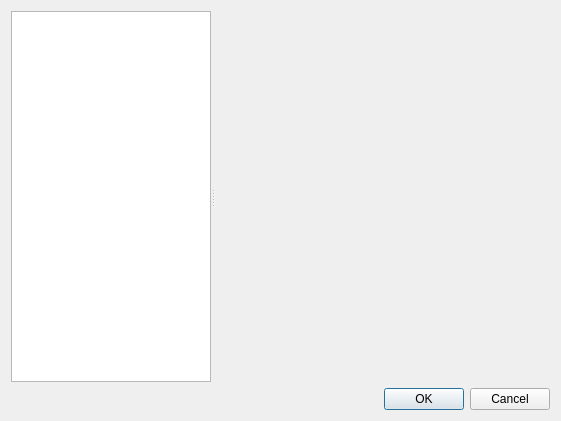
<?xml version="1.0" encoding="UTF-8"?>
<ui version="4.0">
 <class>SettingsDialog</class>
 <widget class="QDialog" name="SettingsDialog">
  <property name="geometry">
   <rect>
    <x>0</x>
    <y>0</y>
    <width>561</width>
    <height>421</height>
   </rect>
  </property>
  <property name="windowTitle">
   <string>Settings</string>
  </property>
  <layout class="QVBoxLayout" name="verticalLayout_2">
   <item>
    <layout class="QVBoxLayout" name="verticalLayout">
     <item>
      <widget class="QSplitter" name="splitter">
       <property name="orientation">
        <enum>Qt::Horizontal</enum>
       </property>
       <widget class="QTreeWidget" name="settings_tree">
        <property name="maximumSize">
         <size>
          <width>200</width>
          <height>16777215</height>
         </size>
        </property>
        <attribute name="headerVisible">
         <bool>false</bool>
        </attribute>
        <column>
         <property name="text">
          <string notr="true">1</string>
         </property>
        </column>
       </widget>
       <widget class="QWidget" name="settings_page" native="true">
        <layout class="QVBoxLayout" name="verticalLayout_4">
         <item>
          <layout class="QVBoxLayout" name="settings_page_layout"/>
         </item>
        </layout>
       </widget>
      </widget>
     </item>
    </layout>
   </item>
   <item>
    <widget class="QDialogButtonBox" name="buttonBox">
     <property name="orientation">
      <enum>Qt::Horizontal</enum>
     </property>
     <property name="standardButtons">
      <set>QDialogButtonBox::Cancel|QDialogButtonBox::Ok</set>
     </property>
    </widget>
   </item>
  </layout>
 </widget>
 <resources/>
 <connections>
  <connection>
   <sender>buttonBox</sender>
   <signal>accepted()</signal>
   <receiver>SettingsDialog</receiver>
   <slot>accept()</slot>
   <hints>
    <hint type="sourcelabel">
     <x>248</x>
     <y>254</y>
    </hint>
    <hint type="destinationlabel">
     <x>157</x>
     <y>274</y>
    </hint>
   </hints>
  </connection>
  <connection>
   <sender>buttonBox</sender>
   <signal>rejected()</signal>
   <receiver>SettingsDialog</receiver>
   <slot>reject()</slot>
   <hints>
    <hint type="sourcelabel">
     <x>316</x>
     <y>260</y>
    </hint>
    <hint type="destinationlabel">
     <x>286</x>
     <y>274</y>
    </hint>
   </hints>
  </connection>
 </connections>
</ui>
